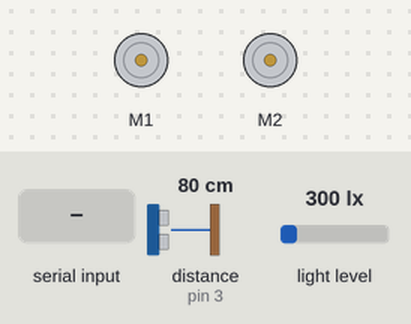
This sketch was run on a simulated Arduino Uno, built with avr-gcc and run on an emulated ATmega328P. On the bench: 2 × DC motor (green arrow = forward, orange = backward, longer = faster). The inputs (shaded band) are chosen by the test bench; at power-on: distance to the obstacle (sensor on pin 3) 80 cm, light level 300 lx. What the sketch prints to the serial monitor is not drawn.

Above: at 1.2 s.
1.3 s: "1" received over Serial
At 1.8 s:
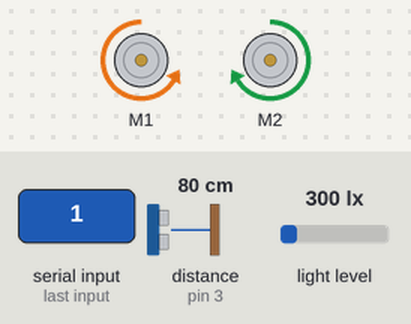
2.8 s: "2" received over Serial
At 4.0 s:
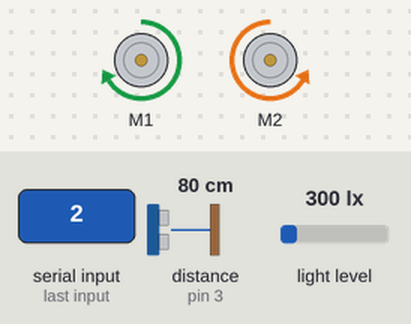
4.3 s: "3" received over Serial
At 5.4 s:
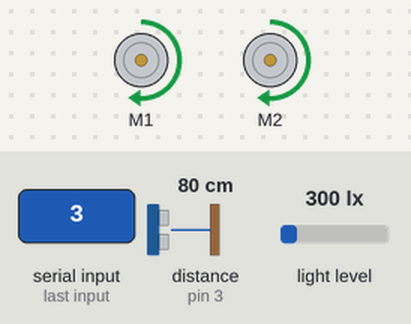
5.8 s: "4" received over Serial
At 6.5 s:
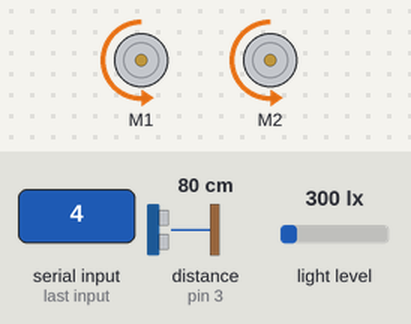
7.3 s: "5" received over Serial
At 7.7 s:
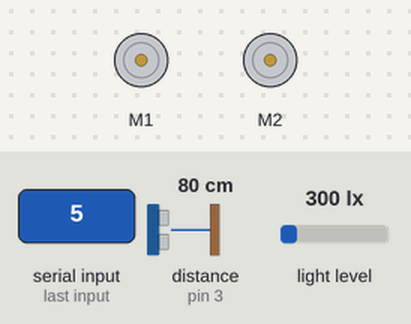
Timing chart, 0 to 10.3 s (numbered marks = the images above; inputs shaded):
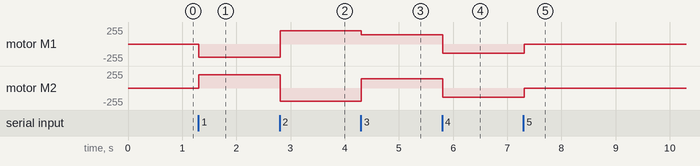

Measured:
- after the input at 1.3 s, motor M1: stopped → backward 200/255 at once; motor M2: stopped → forward 200/255 at once
- after the input at 2.8 s, motor M1: backward 200/255 → forward 200/255 at once; motor M2: forward 200/255 → backward 200/255 at once
- after the input at 4.3 s, motor M1: forward 200/255 → forward 140/255 at once; motor M2: backward 200/255 → forward 140/255 at once
- after the input at 5.8 s, motor M1, motor M2: forward 140/255 → backward 140/255 at once
- after the input at 7.3 s, motor M1, motor M2: backward 140/255 → stopped at once

The sketch:

motor_control_LINE.ino
```cpp
#include "MeMCore.h"

MeUltrasonicSensor ultraSensor(PORT_3); /* Ultrasonic module can ONLY be connected to port 3, 4, 6, 7, 8 of base shield. */
MeLightSensor lightSensor(PORT_6);
int val, d, val_now, val2 = 0;
char recv_char;

MeDCMotor motor3(M1);
MeDCMotor motor4(M2);
uint8_t motorSpeed = 200;

void setup()
{
  Serial.begin(115200);
}

void loop()
{
if (Serial.available()>0) {
  recv_char = Serial.read();
  if (recv_char=='1')
  {
    motor3.run(-motorSpeed);
    motor4.run(motorSpeed);
  }else if (recv_char=='2')
  {
    motor3.run(motorSpeed);
    motor4.run(-motorSpeed);
  }else if (recv_char=='3')
  {
    motor3.run(motorSpeed*0.7);
    motor4.run(motorSpeed*0.7);
  }else if (recv_char=='4')
  {
    motor3.run(-motorSpeed*0.7);
    motor4.run(-motorSpeed*0.7);
  }else if (recv_char=='5')
  {
    motor3.stop();
    motor4.stop();
  }
}

  val_now=ultraSensor.distanceCm();
  d=val-val_now;
  if(d<-10||d>10)
  {
    val = val_now;
    Serial.print("物體距離車子");
    Serial.print(val);
    Serial.println("公分");
    delay(100); /* the minimal measure interval is 100 milliseconds */
  }

  val_now=lightSensor.read();;
  d=val2-val_now;
  if(d<-20||d>20)
  {
    val2 = val_now;
    Serial.print("周圍亮度為");
    Serial.println(val2);
    delay(100); /* the minimal measure interval is 100 milliseconds */
  }
}
```
